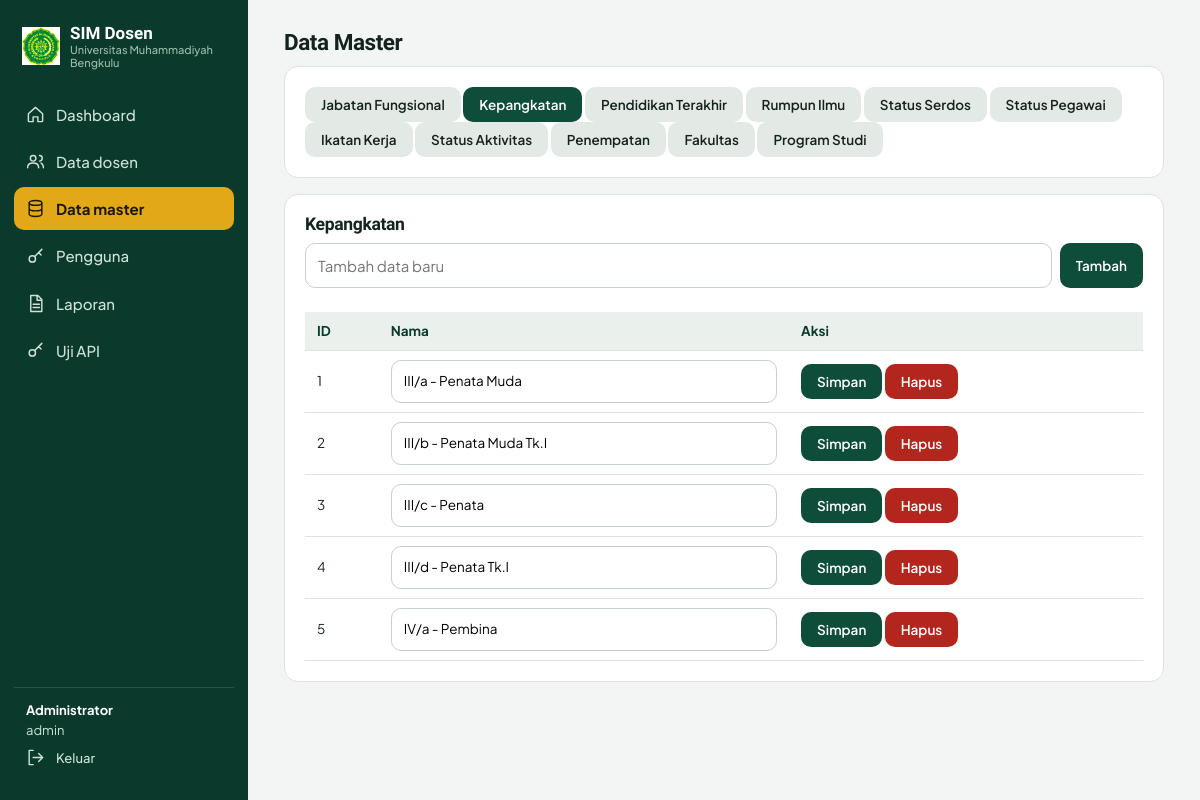
/modules/master.php?t=kepangkatan (signed in), run on the app's committed database.
### tables this page shows
CREATE TABLE `kepangkatan` (
  `id` int(11) NOT NULL,
  `nama` varchar(100) NOT NULL
);

### modules/master.php (the view, shortened to what this page needs)
<?php require '../includes/auth.php'; need('master');
$t=$_GET['t']??'jabatan_fungsional'; if(!isset($MASTER[$t]))die('Tabel tidak valid'); $msg='';
$title='Data Master'; include '../includes/header.php'; ?>
<h2>Data Master</h2><div class="card noprint"><?php foreach($MASTER as $k=>$l)echo "<a class='btn".($k==$t?'':' g')."' href='?t=$k'>".e($l)."</a> "; ?></div>
<div class="card"><h3><?=e($MASTER[$t])?></h3><?php if($msg)echo '<p class="err">'.e($msg).'</p>'; ?>
<form method="post" style="display:flex;gap:8px"><input type="hidden" name="csrf" value="<?=csrf()?>"><input name="nama" placeholder="Tambah data baru" required><button class="btn">Tambah</button></form><br>
<table><tr><th>ID</th><th>Nama</th><th>Aksi</th></tr><?php foreach(rows(q("SELECT * FROM $t ORDER BY id")) as $r): ?>
<tr><form method="post"><input type="hidden" name="csrf" value="<?=csrf()?>"><input type="hidden" name="id" value="<?=$r['id']?>"><td><?=$r['id']?></td><td><input name="nama" value="<?=e($r['nama'])?>"></td>
<td><button class="btn">Simpan</button> <button class="btn r" name="hapus" value="<?=$r['id']?>" onclick="return confirm('Hapus?')">Hapus</button></td></form></tr><?php endforeach; ?></table></div>
<?php include '../includes/footer.php'; ?>

### assets/style.css (style rules this page uses)
:root { --g:#0E4D3A;--g2:#0A3A2B;--gold:#E2A817;--ink:#14231D;--mut:#5C6B64;--bg:#F2F5F3;--line:#DCE4DF;--r:14px }
* { box-sizing:border-box }
html { scroll-behavior:smooth }
body { margin:0;font:15px/1.55 'Plus Jakarta Sans',system-ui,sans-serif;background:var(--bg);color:var(--ink) }
h1,h2,h3 { font-family:'Bricolage Grotesque','Plus Jakarta Sans',sans-serif;line-height:1.1;margin:0 0 .5em;letter-spacing:-.02em }
a { color:var(--g) }
.card { background:#fff;border:1px solid var(--line);border-radius:var(--r);padding:20px;margin-bottom:16px;overflow-x:auto }
table { border-collapse:collapse;width:100%;font-size:13.5px }
th { position:sticky;top:0;background:#EAF1ED;text-align:left;font-weight:700;color:var(--g2);white-space:nowrap }
th,td { padding:9px 12px;border-bottom:1px solid var(--line) }
input,select { width:100%;padding:10px 12px;border:1px solid #c5d1ca;border-radius:10px;font:inherit;background:#fff }
.btn { display:inline-block;padding:9px 16px;border:0;border-radius:10px;background:var(--g);color:#fff;font:600 13.5px 'Plus Jakarta Sans';cursor:pointer;text-decoration:none;transition:background .15s }
.btn.r { background:#b3261e }
.btn.g { background:#e3eae6;color:var(--ink) }

### data on the page
kepangkatan: id "1", nama "III/a - Penata Muda"
kepangkatan: id "2", nama "III/b - Penata Muda Tk.I"
kepangkatan: id "3", nama "III/c - Penata"
kepangkatan: id "4", nama "III/d - Penata Tk.I"
kepangkatan: id "5", nama "IV/a - Pembina"

### other printed values
$l "Dashboard"
$l "Data dosen"
$l "Data master"
$l "Pengguna"
$l "Laporan"
$l "Uji API"
$u['nama'] "Administrator"
$u['role'] "admin"
$l "Jabatan Fungsional"
$l "Kepangkatan"
$l "Pendidikan Terakhir"
$l "Rumpun Ilmu"
$l "Status Serdos"
$l "Status Pegawai"
$l "Ikatan Kerja"
